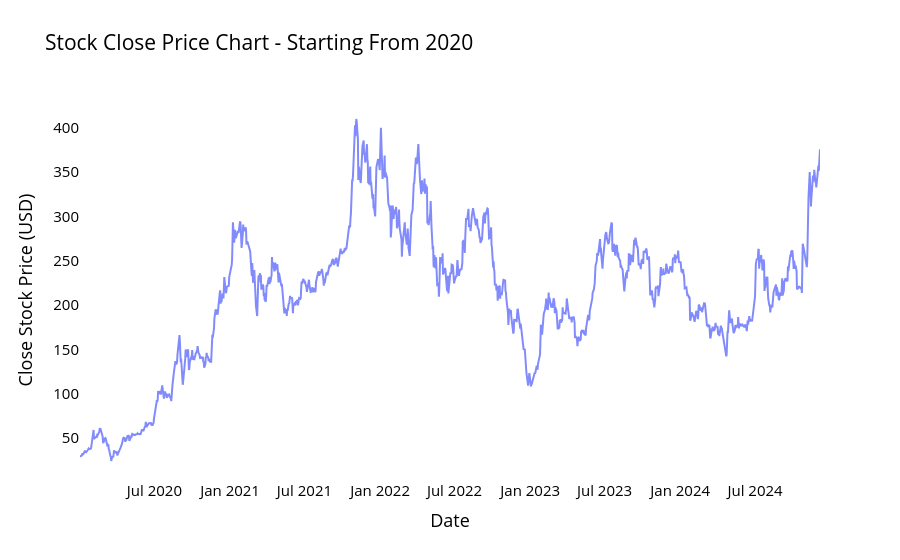

This figure's notebook cell:
### Markdown cell above
<a name="pclose"></a>

### Plotting Stock Close price chart

### Code cell
# Create the figure
fig = go.Figure()

# Add the close price line trace
fig.add_trace(go.Scatter(
    x=pricedf['date'], 
    y=pricedf['close'], 
    mode='lines', 
    name='Close Stock Price (USD)',
    line=dict(width=2),
    opacity=0.8
))

# Update layout
fig.update_layout(
    title_text='Stock Close Price Chart - Starting From 2020',
    xaxis_title='Date',
    yaxis_title='Close Stock Price (USD)',
    plot_bgcolor='white',
    font_size=15,
    font_color='black'
)

# Remove gridlines
fig.update_xaxes(showgrid=False)
fig.update_yaxes(showgrid=False)

# Show the figure
fig.show()

### Figure 1 — Plotly figure (JSON) as saved in the notebook; plotly's stock layout.template omitted (floating-point values rounded to 4 significant figures; data arrays with more than 128 entries replaced by an {"elided": "..."} marker saying what was removed)
{"data": [{"line": {"width": 2}, "mode": "lines", "name": "Close Stock Price (USD)", "opacity": 0.8, "type": "scatter", "x": {"elided": "1242 str values"}, "y": {"elided": "1242 float values"}}], "layout": {"font": {"color": "black", "size": 15}, "plot_bgcolor": "white", "title": {"text": "Stock Close Price Chart - Starting From 2020"}, "xaxis": {"showgrid": false, "title": {"text": "Date"}}, "yaxis": {"showgrid": false, "title": {"text": "Close Stock Price (USD)"}}}}
